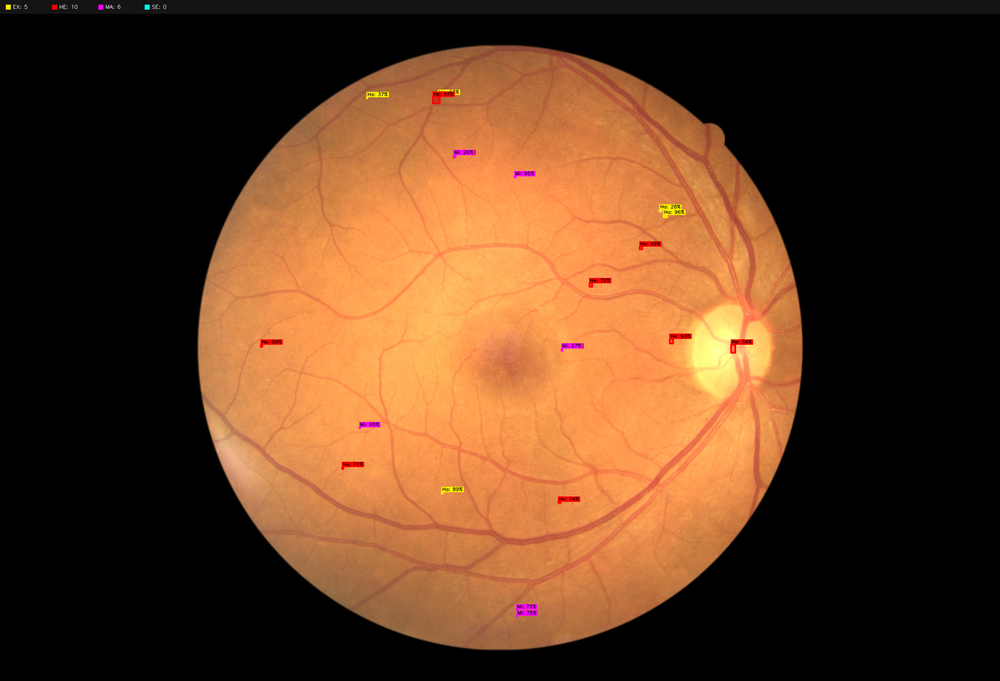
#> input picture reports/class_3_4_batch_10/sample_01_007-1774-100.png, 1000 x 681 px, shrunk from 2592 x 1764 before the run
$ python -i fov.py   (imports and definitions only)
#> lines starting #> are read from the running program, lines starting #| are printed output that depends on the picture; after the words box and inside, x2 and y2 are one past the last pixel; in counts of white or black regions, pixels touching at a corner belong together
"""Advanced Retinal Field of View (FOV) Auto-Cropping & Illumination Normalization.

Implements precision circular/elliptical FOV mask extraction, Graham's local average subtraction,
and coordinate tracking for seamless un-cropping / re-mapping.
"""

from __future__ import annotations

from dataclasses import dataclass

import cv2
import numpy as np


@dataclass(frozen=True, slots=True)
class FOVResult:
    """Dataclass storing FOV extraction outputs and spatial transformation metadata.

    Attributes:
        cropped_image: RGB image cropped to the retina ROI (H_crop, W_crop, 3), uint8.
        fov_mask: Binary uint8 mask array of shape (H_crop, W_crop) with 255 inside retina, 0 outside.
        crop_bbox: Tuple of (x1, y1, w, h) bounding box in original image coordinates.
        orig_shape: Tuple of (H_orig, W_orig) dimensions of the raw input image.
    """

    cropped_image: np.ndarray
    fov_mask: np.ndarray
    crop_bbox: tuple[int, int, int, int]
    orig_shape: tuple[int, int]


class FundusFOVExtractor:
    """Precision Field of View Extractor and Preprocessor for Fundus Photography."""

    def __init__(
        self,
        black_threshold: int = 12,
        margin_pct: float = 0.02,
        circle_fit: bool = True,
    ) -> None:
        """Initialize FundusFOVExtractor.

        Args:
            black_threshold: Pixel intensity threshold below which pixels are treated as background.
            margin_pct: Extra padding percentage preserved around the detected retina circle.
            circle_fit: Whether to fit a smooth geometric circle around retina contour to remove edge noise.
        """
        self.black_threshold = black_threshold
        self.margin_pct = margin_pct
        self.circle_fit = circle_fit

    def extract_fov_mask(
        self,
        image_rgb: np.ndarray,
    ) -> tuple[np.ndarray, tuple[int, int, int, int]]:
        """Extract a smooth circular/elliptical binary FOV mask and bounding box.

        Args:
            image_rgb: Input RGB fundus photograph (H, W, 3), uint8.

        Returns:
            Tuple of (Binary mask array (H, W) uint8 [0, 255], Bounding box tuple (x, y, w, h)).
        """
        if image_rgb.dtype != np.uint8:
            img_uint8 = (np.clip(image_rgb, 0, 1) * 255).astype(np.uint8)
        else:
            img_uint8 = image_rgb

        h_orig, w_orig = img_uint8.shape[:2]

        # Use Green Channel (index 1) for optimal vessel and retina boundary contrast
        green_ch = img_uint8[:, :, 1]
        _, binary = cv2.threshold(green_ch, self.black_threshold, 255, cv2.THRESH_BINARY)

        # Morphological closing with a large kernel (31x31) to fill large dark hemorrhages and vessel shadows
        kernel = cv2.getStructuringElement(cv2.MORPH_ELLIPSE, (31, 31))
        closed = cv2.morphologyEx(binary, cv2.MORPH_CLOSE, kernel)
        closed = cv2.morphologyEx(closed, cv2.MORPH_OPEN, cv2.getStructuringElement(cv2.MORPH_ELLIPSE, (9, 9)))

        contours, _ = cv2.findContours(closed, cv2.RETR_EXTERNAL, cv2.CHAIN_APPROX_SIMPLE)
        if not contours:
            full_mask = np.ones((h_orig, w_orig), dtype=np.uint8) * 255
            return full_mask, (0, 0, w_orig, h_orig)

        raw_cnt = max(contours, key=cv2.contourArea)
        # Convex hull guarantees large dark interior lesions do not break the retina boundary
        largest_cnt = cv2.convexHull(raw_cnt)
        x, y, w, h = cv2.boundingRect(largest_cnt)

        # Apply margin padding
        margin_x = int(w * self.margin_pct)
        margin_y = int(h * self.margin_pct)

        x1 = max(0, x - margin_x)
        y1 = max(0, y - margin_y)
        x2 = min(w_orig, x + w + margin_x)
        y2 = min(h_orig, y + h + margin_y)

        crop_w = x2 - x1
        crop_h = y2 - y1

        mask = np.zeros((h_orig, w_orig), dtype=np.uint8)

        if self.circle_fit:
            # Fit minimal enclosing circle with a strict inner boundary to prevent mask spill onto black background
            (cx, cy), radius = cv2.minEnclosingCircle(largest_cnt)
            strict_radius = max(1.0, radius * (1.0 - self.margin_pct * 0.5))
            cv2.circle(mask, (int(cx), int(cy)), int(strict_radius), 255, -1)
        else:
            cv2.drawContours(mask, [largest_cnt], -1, 255, thickness=cv2.FILLED)

        return mask, (x1, y1, crop_w, crop_h)

    # [25 lines left out: function apply_grahams_preprocessing, not called in this run]

    def process(
        self,
        image_rgb: np.ndarray,
        apply_graham: bool = False,
        graham_sigma: float = 10.0,
    ) -> FOVResult:
        """Process fundus image: extract FOV mask, crop ROI, and optionally normalize lighting.

        Args:
            image_rgb: Input RGB fundus image (H, W, 3), uint8.
            apply_graham: Whether to apply Graham's local average subtraction.
            graham_sigma: Sigma for Graham's Gaussian blur.

        Returns:
            FOVResult dataclass containing cropped image, cropped mask, and crop bbox metadata.
        """
        if image_rgb.dtype != np.uint8:
            img = (np.clip(image_rgb, 0, 1) * 255).astype(np.uint8)
        else:
            img = image_rgb.copy()

        h_orig, w_orig = img.shape[:2]
        full_mask, (x, y, w, h) = self.extract_fov_mask(img)

        # Mask background to pure black (0, 0, 0)
        masked_img = cv2.bitwise_and(img, img, mask=full_mask)

        if apply_graham:
            masked_img = self.apply_grahams_preprocessing(masked_img, sigma=graham_sigma)
            # Re-apply mask after Graham to keep background pure black
            masked_img = cv2.bitwise_and(masked_img, masked_img, mask=full_mask)

        cropped_img = masked_img[y : y + h, x : x + w]
        cropped_mask = full_mask[y : y + h, x : x + w]

        return FOVResult(
            cropped_image=cropped_img,
            fov_mask=cropped_mask,
            crop_bbox=(x, y, w, h),
            orig_shape=(h_orig, w_orig),
        )

>>> import cv2
>>> picture = cv2.imread('../../reports/class_3_4_batch_10/sample_01_007-1774-100.png')
#> picture is the input picture: shape (681, 1000, 3); mean B, G, R 32.4, 58.7, 94.8
>>> result = FundusFOVExtractor().process(picture)
#> in extract_fov_mask, `green_ch = img_uint8[:, :, 1]`:
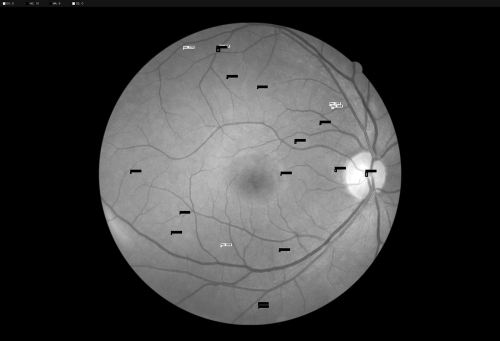
#> green_ch: shape (681, 1000) (shown at 1/2 size); min 0, max 255, mean 58.7
#> in extract_fov_mask, `_, binary = cv2.threshold(green_ch, self.black_threshold, 255, cv2.THR..`:
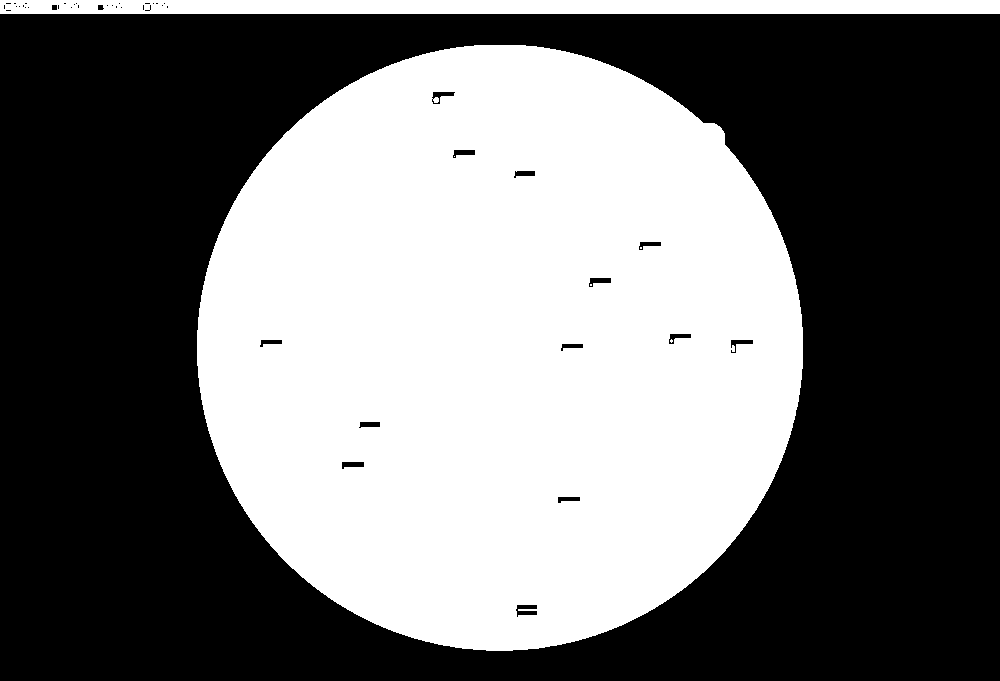
#> binary: shape (681, 1000); 44.3% white; 6 white regions (4 under 20 px), largest, box (x1, y1, x2, y2) and area: (197, 45, 803, 651) 287525, (0, 0, 1000, 14) 13880
#> in extract_fov_mask, `closed = cv2.morphologyEx(binary, cv2.MORPH_CLOSE, kernel)`:
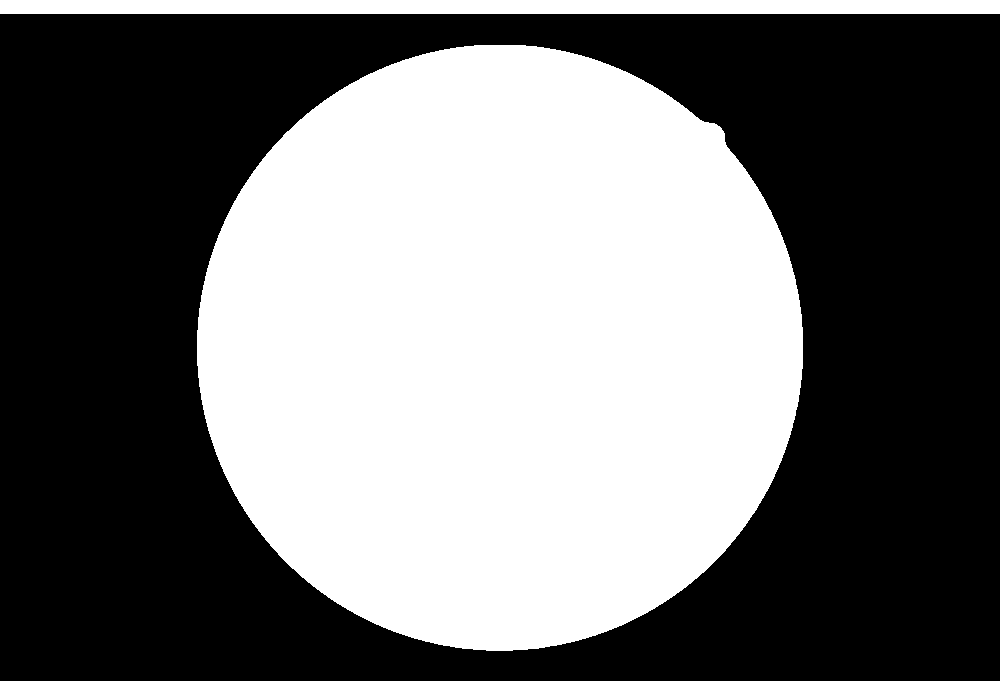
#> closed: shape (681, 1000); 44.5% white; 2 white regions, box (x1, y1, x2, y2) and area: (197, 45, 803, 651) 288976, (0, 0, 1000, 14) 14000
#> in extract_fov_mask, `contours, _ = cv2.findContours(closed, cv2.RETR_EXTERNAL, cv2.CHAIN_AP..`: contours = 2 contours; box (x1, y1, x2, y2) and area: (197, 45, 803, 651) 288110, (0, 0, 1000, 14) 12987
#> in extract_fov_mask, `raw_cnt = max(contours, key=cv2.contourArea)`: raw_cnt = contour of 882 points, box (x1, y1, x2, y2) (197, 45, 803, 651), area 288110
#> in extract_fov_mask, `largest_cnt = cv2.convexHull(raw_cnt)`: largest_cnt = contour of 151 points, box (x1, y1, x2, y2) (197, 45, 803, 651), area 288963
#> in extract_fov_mask, `x, y, w, h = cv2.boundingRect(largest_cnt)`: x = 197; y = 45; w = 606
#> in extract_fov_mask, `margin_x = int(w * self.margin_pct)`: margin_x = 12
#> in extract_fov_mask, `x1 = max(0, x - margin_x)`: x1 = 185
#> in extract_fov_mask, `y1 = max(0, y - margin_y)`: y1 = 33
#> in extract_fov_mask, `x2 = min(w_orig, x + w + margin_x)`: x2 = 815
#> in extract_fov_mask, `y2 = min(h_orig, y + h + margin_y)`: y2 = 663
#> in extract_fov_mask, `crop_w = x2 - x1`: crop_w = 630
#> in extract_fov_mask, `(cx, cy), radius = cv2.minEnclosingCircle(largest_cnt)`: cx = 502.3; cy = 343.9; radius = 307.3
#> in extract_fov_mask, `strict_radius = max(1.0, radius * (1.0 - self.margin_pct * 0.5))`: strict_radius = 304.3
#> in extract_fov_mask, `cv2.circle(mask, (int(cx), int(cy)), int(strict_radius), 255, -1)`:
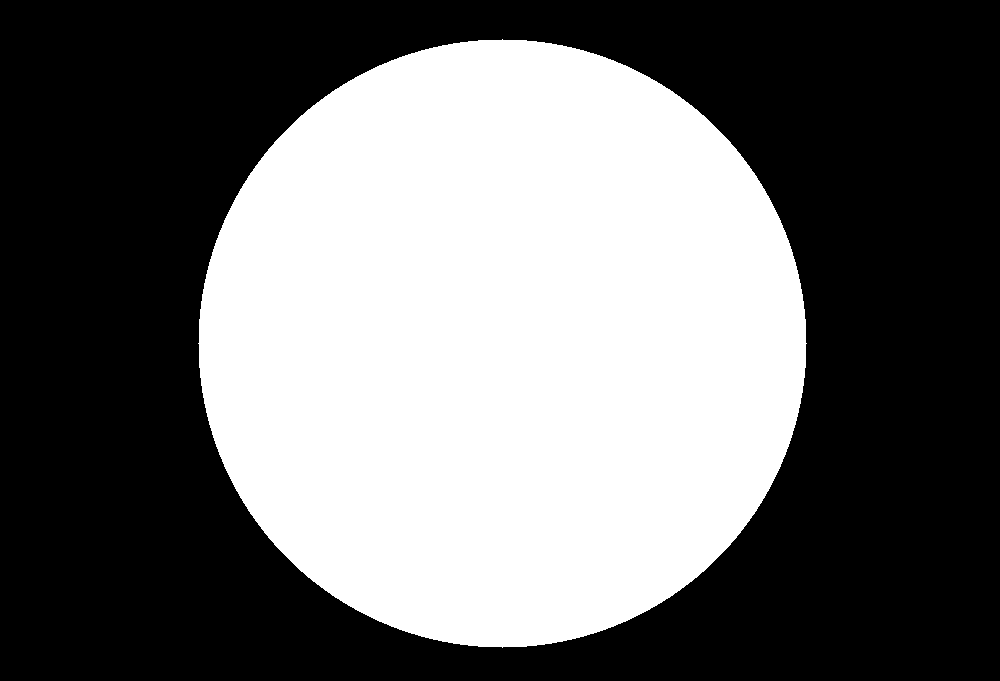
#> mask: shape (681, 1000); 42.6% white; 1 white region, box (x1, y1, x2, y2) and area: (198, 39, 807, 648) 290273
#> in process, `full_mask, (x, y, w, h) = self.extract_fov_mask(img)`: x = 185; y = 33; w = 630
#> in process, `cropped_img = masked_img[y : y + h, x : x + w]`:
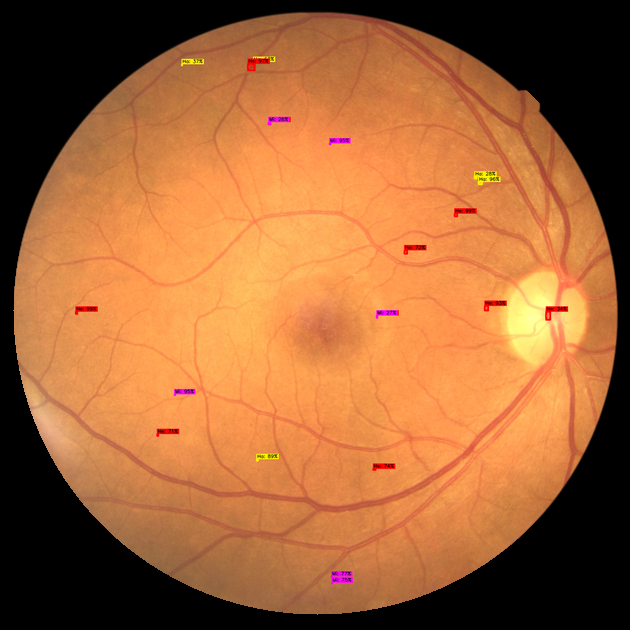
#> cropped_img: shape (630, 630, 3); mean B, G, R 54.5, 99.5, 161.2
#> in process, `cropped_mask = full_mask[y : y + h, x : x + w]`:
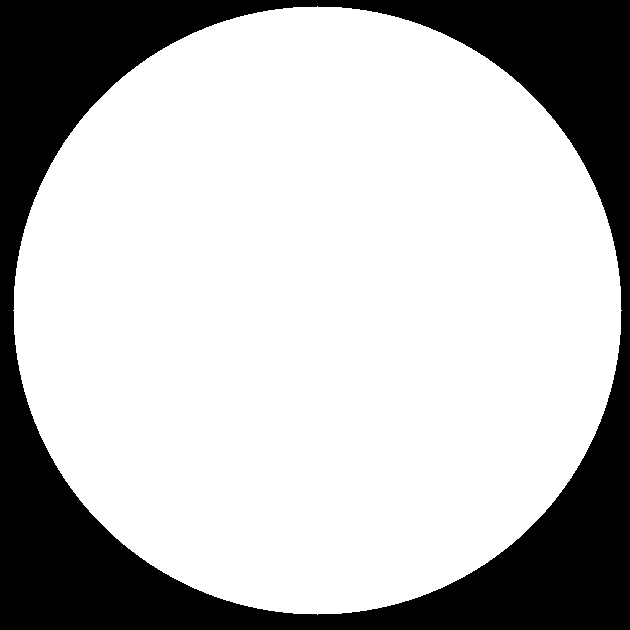
#> cropped_mask: shape (630, 630); 73.1% white; 1 black region, box (x1, y1, x2, y2) and area: (0, 0, 630, 630) 106627

$ run again, on reports/class_3_4_batch_10/sample_02_007-1811-100.png
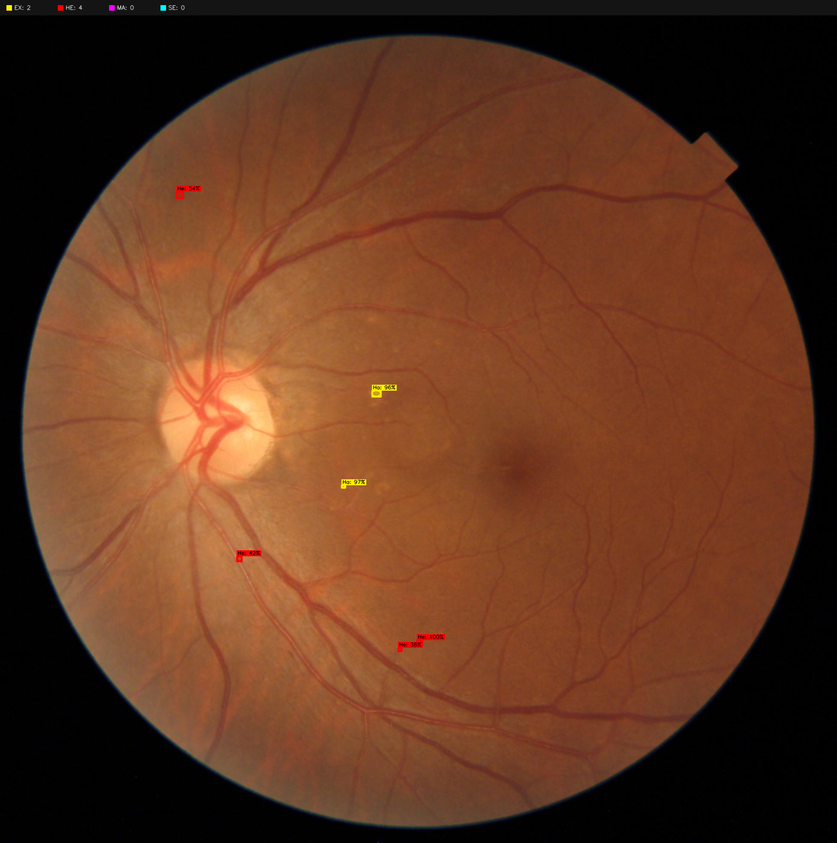
#> input picture reports/class_3_4_batch_10/sample_02_007-1811-100.png, 837 x 843 px, shrunk from 1956 x 1970 before the run
#> picture is the input picture: shape (843, 837, 3); mean B, G, R 32, 54.7, 97.3
#> in extract_fov_mask, `_, binary = cv2.threshold(green_ch, self.black_threshold, 255, cv2.THR..`:
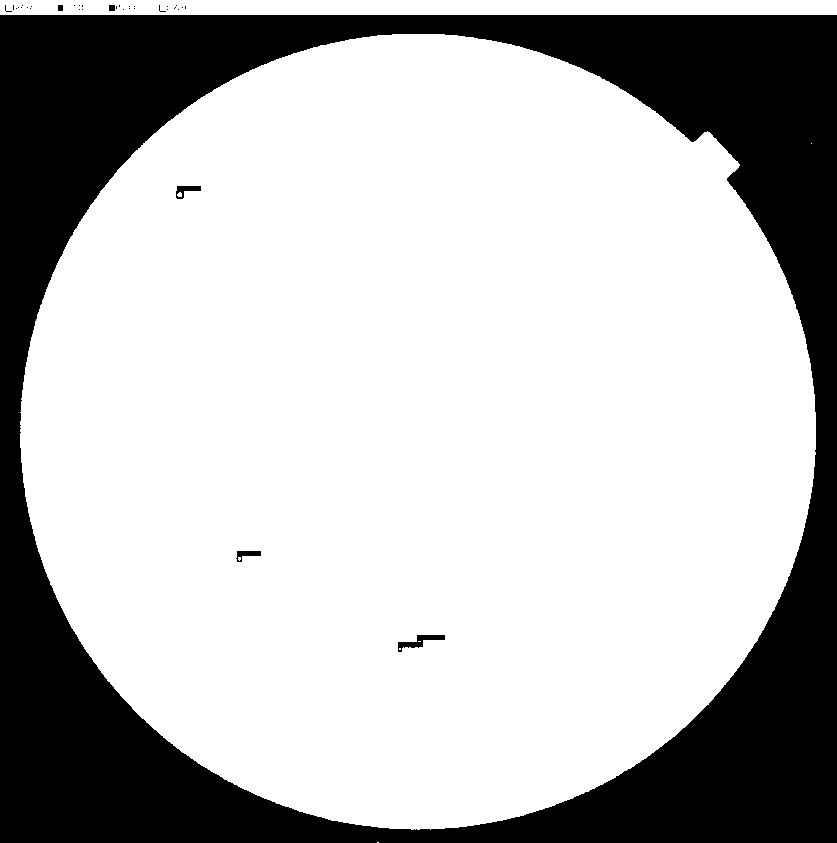
#> binary: shape (843, 837); 72.3% white; 35 black regions (29 under 20 px), largest, box (x1, y1, x2, y2) and area: (0, 15, 837, 843) 194369, (398, 635, 445, 652) 298, (176, 186, 201, 199) 162, (236, 551, 261, 562) 141, (109, 5, 115, 11) 36, (58, 5, 63, 11) 30
#> contours = 1 contour; box (x1, y1, x2, y2) and area: (0, 0, 837, 843) 514324
#> raw_cnt = contour of 1174 points, box (x1, y1, x2, y2) (0, 0, 837, 843), area 514324
#> largest_cnt = contour of 68 points, box (x1, y1, x2, y2) (0, 0, 837, 843), area 602882
#> in extract_fov_mask, `x, y, w, h = cv2.boundingRect(largest_cnt)`: x = 0; w = 837; h = 843
#> margin_x = 16
#> x1 = 0
#> x2 = 837
#> y2 = 843
#> crop_w = 837
#> crop_h = 843
#> cx = 418; cy = 318.2; radius = 525.4
#> strict_radius = 520.1
#> in extract_fov_mask, `cv2.circle(mask, (int(cx), int(cy)), int(strict_radius), 255, -1)`:
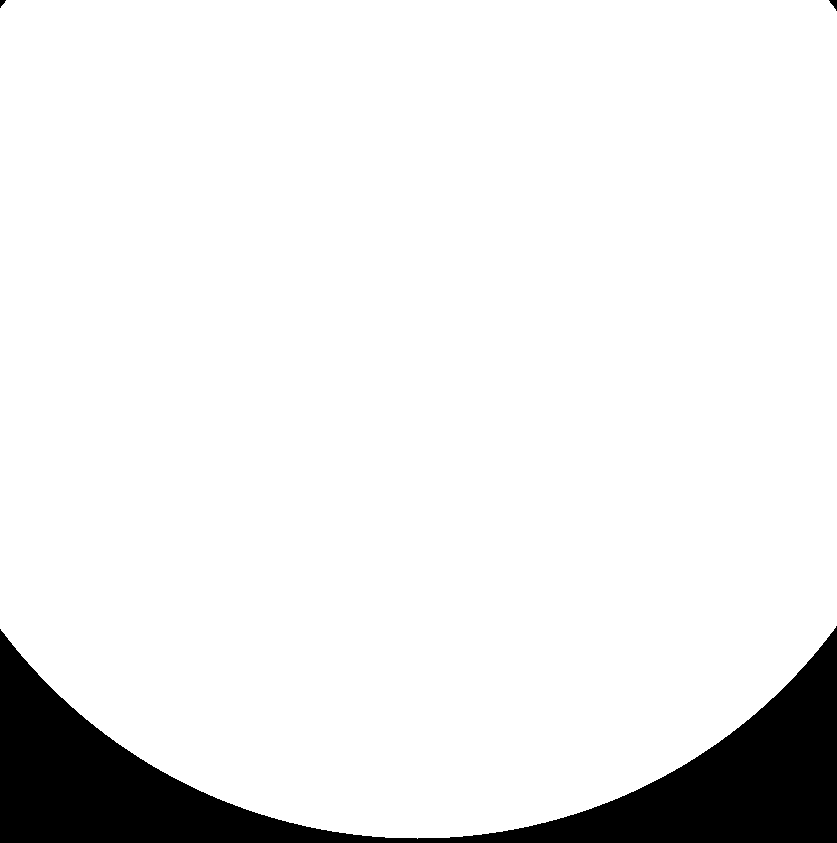
#> mask: shape (843, 837); 91.9% white; 3 black regions, box (x1, y1, x2, y2) and area: (0, 626, 837, 843) 56928, (829, 0, 837, 11) 47, (0, 0, 6, 8) 27
#> in process, `full_mask, (x, y, w, h) = self.extract_fov_mask(img)`: x = 0; w = 837; h = 843
